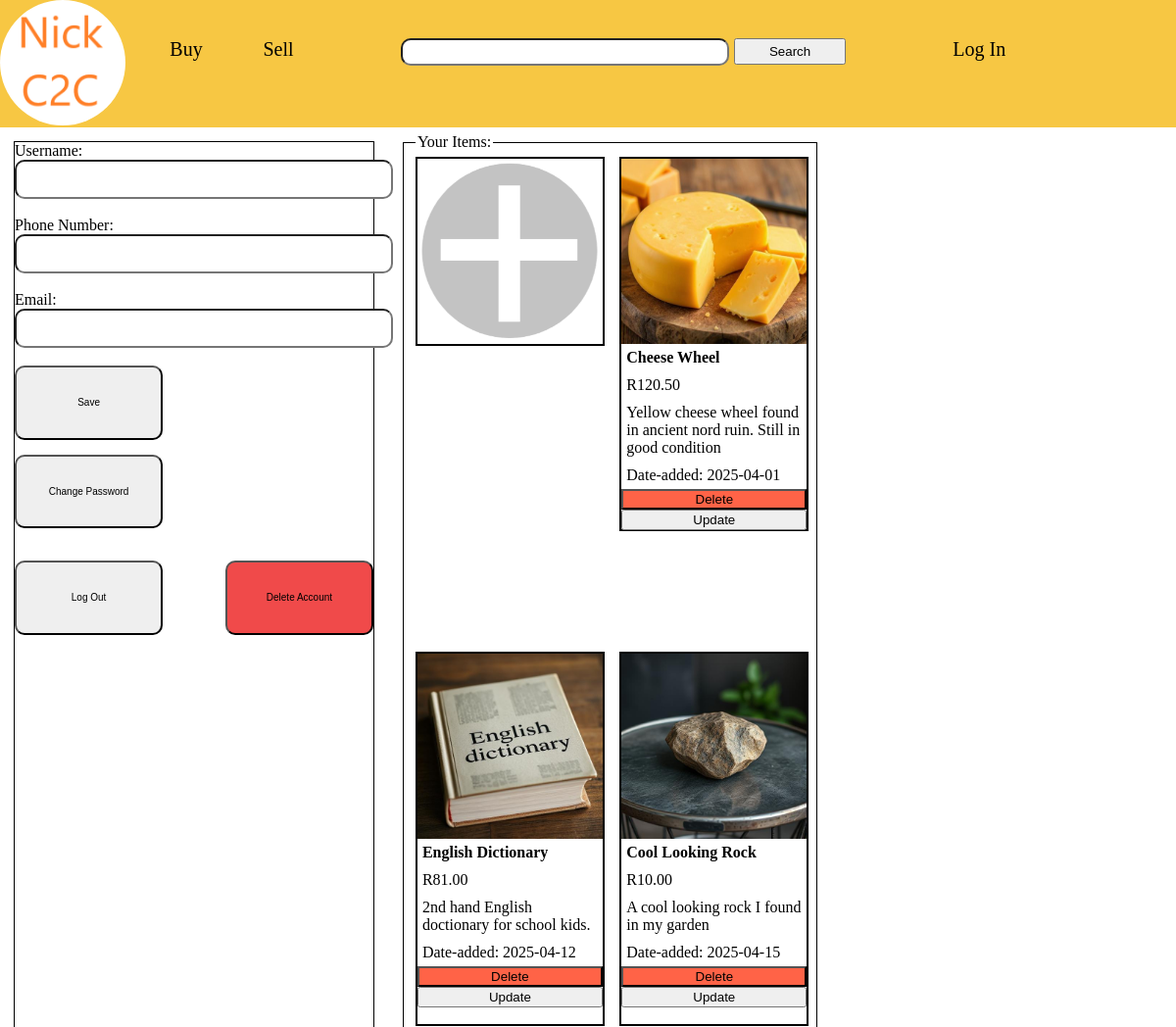
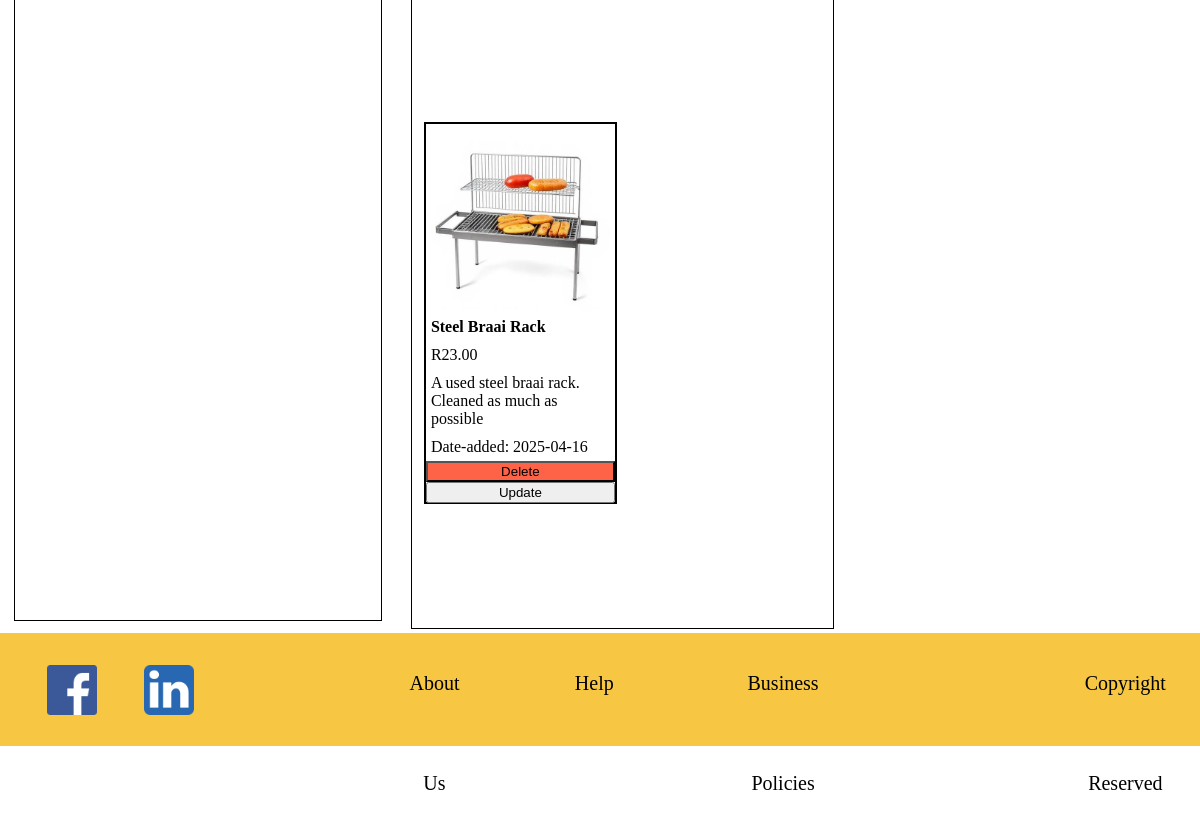
Screenshot of /ProfilePage.php (signed in) with the database file from the repository (2 pictures, top to bottom).
### tables this page shows
CREATE TABLE `items_for_sale` (
  `item_id` int(11) NOT NULL,
  `item_name` varchar(50) NOT NULL,
  `item_price` decimal(10,2) NOT NULL,
  `link_to_item_picture` varchar(50) NOT NULL,
  `item_description` varchar(100) NOT NULL,
  `date_added` date NOT NULL,
  `customer_id` int(11) NOT NULL
);

### ShowOwnItems.php (the view, shortened to what this page needs)
<?php
    $link = mysqli_connect("sql106.infinityfree.com", "if0_39185259", "Ke1616Hu", "if0_39185259_nickc2c");
    $customerID = $_COOKIE["customerID"];
    if ($_COOKIE["selling"] == 1){
        $showItems_sql = "SELECT item_id, item_name, item_price, link_to_item_picture, item_description, date_added, customer_id "
                    ."FROM items_for_sale "
                    ."WHERE items_for_sale.customer_id = $customerID";
        $query = mysqli_query($link, $showItems_sql);
        $ownItemsArray = array();
        if (mysqli_num_rows($query) > 0){
            while ($row = mysqli_fetch_assoc($query)){
                $ownItemsArray[] = array($row["item_id"],
                    $row["item_name"],
                    $row["item_price"],
                    $row["link_to_item_picture"],
                    $row["item_description"],
                    $row["date_added"]);
            }
        }else{
            $alert = "<script>alert('Error: Query unsuccessful');</script>";
            echo $alert;
        }
        foreach ($ownItemsArray as $item){
            echo "<div data-id = '{$item[0]}'>
                    <form action = 'DeleteUpdateItem.php' method = 'POST' class = 'itemborder'>
                        <img src = '{$item[3]}' alt = '{$item[1]}' class = 'pic'>
                            <input type = 'image' src = '{$item[3]}' alt = '{$item[1]}' id = 'image' name = 'image' hidden>
                        <h4 class = 'information'>{$item[1]}</h4>
                            <input type = 'text' value = '{$item[1]}' id = 'itemName' name = 'itemName' hidden>
                        <label class = 'information'>R{$item[2]}</label>
                            <input type = 'text' value = '{$item[2]}' id = 'itemPrice' name = 'itemPrice' hidden>
                        <label class = 'information'>{$item[4]}</label>
                            <input type = 'text' value = '{$item[4]}' id = 'itemDescription' name = 'itemDescription' hidden>
                        <label class = 'information'>Date-added: {$item[5]}</label>
                            <input type = 'text' value = '{$item[5]}' id = 'dateAdded' name = 'dateAdded' hidden>
                        <input type = 'submit' id = 'delete' name = 'delete' value = 'Delete' class = 'delete' onclick = 'return confirm('Are you sure you want to delete this item?');'>
                        <input type = 'submit' id = 'update' name = 'update' value = 'Update' class = 'update'>
                    </form>
                </div>";
        }
    }
?>

### ProfilePage.php (shortened to what this page needs)
<!DOCTYPE html>
<html dir = "ltr">
    <head>
        <link rel = "stylesheet" href = "Header_And_Footer.css">
        <link rel = "stylesheet" href = "Profile.css">
    </head>
    <body onload = "getDetails()">
        <header>
            <img src = "images_main/Logo.png" alt = "Nick C2C Logo" id = "logo" onclick = "window.open('index.php', '_self')">
            <div id = "buy_sell">
                <label id = "buy" onclick = "window.open('index.php', '_self')">Buy</label>
                <label id = "sell" onclick = "whichScreen()">Sell</label>
            </div>
            <div id = "searchbox">
                <form action = "Search.php" method = "GET">
                    <input type = "text" id = "search" name = "search">
                    <input type = "submit" id = "btnSearch" value = "Search">
                </form>
            </div>
            <div id = "account">
                <label id = "user" onclick = "whichScreen()" onload = "LogIn.js">Log In</label>
            </div>
        </header>
        <main id = "gridLayout">
            <div id = "column1" class = "columns">
                <div id = "leftBlock">
                    <div id = "personalInfo">
                        <form action = "Profile.php" method = "post">
                            <label for = "username">Username: </label><br>
                            <input type = "text" id = "username" name = username class = "inputBoxes"><br><br>
                            <label for = "phonenumber">Phone Number: </label><br>
                            <input type = "tel" id = "phonenumber" name = phonenumber class = "inputBoxes"><br><br>
                            <label for = "email">Email: </label><br>
                            <input type = "email" id = "email" name = email class = "inputBoxes"><br><br>
                            <button id = "save" name = "save">Save</button>
                        </form>
                        <div id = "innerDIV">
                            <button id = "password" name = "password" onclick = "showPasswordDIV()">Change Password</button><br><br>
                            <button id = "logOut" name = "logOut" onclick = "logOut()">Log Out</button>
                            <form action = "DeleteProfile.php" method = "POST">
                                <input type = "submit" id = "deleteAccount" name = "deleteAccount" value = "Delete Account" />
                            </form>
                        </div>
                    </div>
                </div>
            </div>
            <div id = "column3" class = "columns">
                <fieldset id = "yourItems">
                    <legend id = "itemsLabel">Your Items:</legend>
                    <div id = 'addItem'>
                        <img src = 'images_main/Add.png' alt = 'Add Button' id = 'addItemPic' onclick = "confirmSellItem()">
                    </div>
                    <?php include 'ShowOwnItems.php';?>
                </fieldset>
            </div>
        </main>
        <footer>
            <div id = "socialMedia">
                <img src = "images_main/Facebook.png" alt = "Facebook Logo" id = "facebook" class = "footerImages">
                <img src = "images_main/LinkedIn.png" alt = "LinkedIn Logo" id = "linkedin" class = "footerImages">
            </div>
            <div id = "footerLabels">
                <label id = "aboutUs" onclick = "window.open('AboutUs.html', '_self')">About Us</label>
                <label id = "help" onclick = "window.open('Help.html', '_self')">Help</label>
                <label id = "businessPolicies" onclick = "window.open('BusinessPolicies.html', '_self')">Business Policies</label>
                <label id = "copyright">Copyright Reserved</label>
            </div>
        </footer>
    </body>
</html>

### rows the page displays
items_for_sale: link_to_item_picture (picture), item_name "Cheese Wheel", item_price "120.50", item_description "Yellow cheese wheel found in ancient nord ruin. Still in good condition", date_added "2025-04-01"
items_for_sale: link_to_item_picture (picture), item_name "English Dictionary", item_price "81.00", item_description "2nd hand English doctionary for school kids.", date_added "2025-04-12"
items_for_sale: link_to_item_picture (picture), item_name "Cool Looking Rock", item_price "10.00", item_description "A cool looking rock I found in my garden", date_added "2025-04-15"
items_for_sale: link_to_item_picture (picture), item_name "Steel Braai Rack", item_price "23.00", item_description "A used steel braai rack. Cleaned as much as possible", date_added "2025-04-16"
